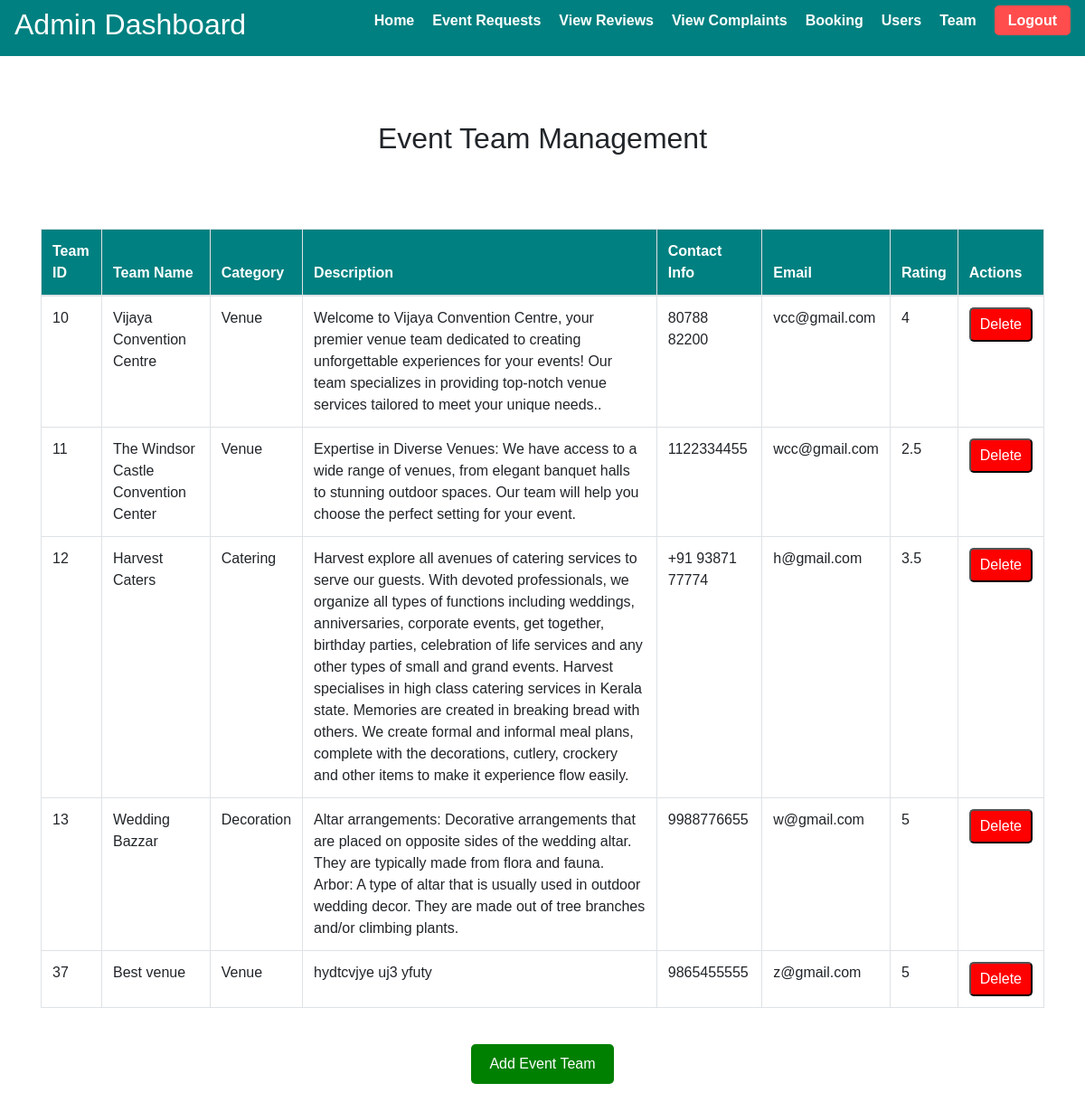
Page /Admin/event_team_management.php (signed in) on the committed database.
### tables this page shows
CREATE TABLE `eventteams` (
  `team_id` int(11) NOT NULL,
  `team_name` varchar(100) NOT NULL,
  `category` enum('Catering','Decoration','Venue') NOT NULL,
  `description` text DEFAULT NULL,
  `contact_info` varchar(255) DEFAULT NULL,
  `availability_status` tinyint(1) DEFAULT 1,
  `rating` float DEFAULT 5,
  `status` enum('Pending','Approved','Rejected') DEFAULT 'Pending',
  `created_at` timestamp NOT NULL DEFAULT current_timestamp(),
  `profile_pic` varchar(255) DEFAULT NULL,
  `email` varchar(100) DEFAULT NULL,
  `password` varchar(255) DEFAULT NULL,
  `review_count` int(11) DEFAULT 0,
  `min_price` decimal(10,2) DEFAULT NULL,
  `max_price` decimal(10,2) DEFAULT NULL
);

### Admin/event_team_management.php (the view, shortened to what this page needs)
<?php
include 'C:\xampp\htdocs\Eventia\includes\db_connect.php';
include 'header.php';
$query = "SELECT * FROM eventteams";
$result = $conn->query($query);
?>
<!DOCTYPE html>
<html lang="en">
<head>
    <link rel="stylesheet" href="css/bootstrap.css">
</head>
<body>
<div class="container">
    <br><br><br>
    <h2><center>Event Team Management</center></h2>
    <br><br><br>
    <table class="table table-bordered">
        <thead>
            <tr>
                <th>Team ID</th>
                <th>Team Name</th>
                <th>Category</th>
                <th>Description</th>
                <th>Contact Info</th>
                <th>Email</th>
                <th>Rating</th>
                <th>Actions</th>
            </tr>
        </thead>
        <tbody>
            <?php while ($row = $result->fetch_assoc()): ?>
            <tr>
                <td><?php echo $row['team_id']; ?></td>
                <td><?php echo htmlspecialchars($row['team_name']); ?></td>
                <td><?php echo htmlspecialchars($row['category']); ?></td>
                <td><?php echo htmlspecialchars($row['description']); ?></td>
                <td><?php echo htmlspecialchars($row['contact_info']); ?></td>
                <td><?php echo htmlspecialchars($row['email']); ?></td>
                <td><?php echo htmlspecialchars($row['rating']); ?></td>
                <td>
                    <form method="post" style="display:inline;">
                        <button type="submit" name="delete_team" class="delete-btn" onclick="return confirm('Are you sure you want to delete this team?');">Delete</button>
                    </form>
                </td>
            </tr>
            <?php endwhile; ?>
        </tbody>
    </table>
</div>
<br>
<div style="text-align: center; margin-bottom: 20px;">
    <a href="add_event_team.php" class="add-btn">Add Event Team</a>
</div>
</body>
</html>

### Admin/header.php (style rules this page uses)
* { margin: 0; padding: 0; box-sizing: border-box; font-family: Arial, sans-serif; }
body { background-color: #f4f4f4; }

### Admin/event_team_management.php (style rules this page uses)
table { width: 100%; border-collapse: collapse; }
table, th, td { border: 1px solid black; }
th, td { padding: 10px; text-align: left; }
th { background-color: teal; color: white; }
.edit-btn, .delete-btn { padding: 5px 10px; text-decoration: none; color: white; border-radius: 5px; }
.delete-btn { background-color: red; }
.add-btn { background-color: green; color: white; padding: 10px 20px; border-radius: 5px; text-decoration: none; display: inline-block; }

### rows in the picture
eventteams: team_id "10", team_name "Vijaya Convention Centre", category "Venue", description "Welcome to Vijaya Convention Centre, your premier venue team dedicated to creating unforgettable experiences for your events! Our team specializes in providing top-notch venue services tailored to meet your unique needs..", contact_info "80788 82200", email "vcc@gmail.com", rating "4"
eventteams: team_id "11", team_name "The Windsor Castle Convention Center", category "Venue", description "Expertise in Diverse Venues: We have access to a wide range of venues, from elegant banquet halls to stunning outdoor spaces. Our team will help you choose the perfect setting for your event.", contact_info "1122334455", email "wcc@gmail.com", rating "2.5"
eventteams: team_id "12", team_name "Harvest Caters", category "Catering", description "Harvest explore all avenues of catering services to serve our guests. With devoted professionals, we organize all types of functions including weddings, anniversaries, corporate events, get together, birthday parties, celebration of life services and any other types of small and grand events. Harvest specialises in high class catering services in Kerala state. Memories are created in breaking bread with others. We create formal and informal meal plans, complete with the decorations, cutlery, crockery and other items to make it experience flow easily.", contact_info "+91 93871 77774", email "h@gmail.com", rating "3.5"
eventteams: team_id "13", team_name "Wedding Bazzar", category "Decoration", description "Altar arrangements: Decorative arrangements that are placed on opposite sides of the wedding altar. They are typically made from flora and fauna. Arbor: A type of altar that is usually used in outdoor wedding decor. They are made out of tree branches and/or climbing plants.", contact_info "9988776655", email "w@gmail.com", rating "5"
eventteams: team_id "37", team_name "Best venue", category "Venue", description "hydtcvjye uj3 yfuty", contact_info "9865455555", email "z@gmail.com", rating "5"
